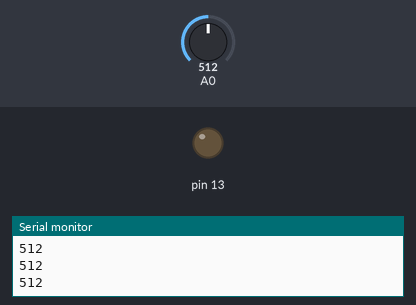
Recording of a sketch running on a simulated Arduino Uno, built with avr-gcc and run on an emulated ATmega328P. Parts: output pins drawn as LEDs (lit = HIGH), the last lines printed to the serial monitor. The test bench sets the inputs (shaded band); at power-on: A0 = 512.

Above: at 1.3 s.
1.4 s: A0 set to 55
2.9 s: A0 set to 45
At 4.2 s:
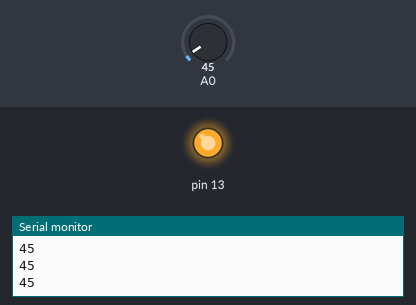
4.5 s: A0 set to 122
At 5.6 s:
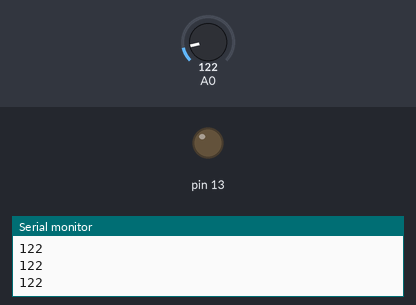
6.0 s: A0 set to 40
At 6.8 s:
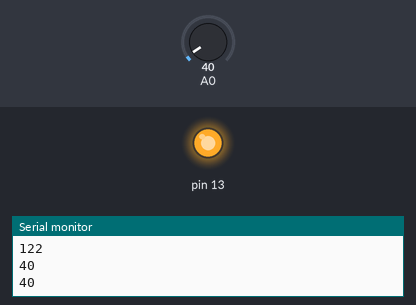
Timing chart, 0 to 8.5 s (numbered marks = the images above; inputs shaded):
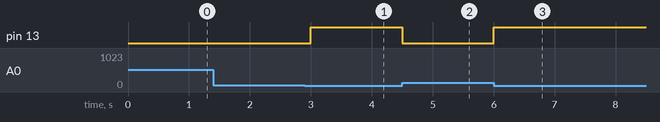

Measured:
- the behaviour switches between 50 and 49 on A0 (found by bisection; images 0 and 1)
- after the input at 2.9 s, pin 13: LOW → HIGH after 0.10 s
- after the input at 4.5 s, pin 13: HIGH → LOW at once
- after the input at 6.0 s, pin 13: LOW → HIGH at once

The sketch:

LDR.ino
```cpp
int threshold=50;

void setup() {
  // put your setup code here, to run once:
  Serial.begin(9600);
  pinMode(A0,INPUT);
  pinMode(13,OUTPUT);
}

void loop() {
  // put your main code here, to run repeatedly:
  int value = analogRead(A0);
  Serial.println(value);

  if(value<threshold){
    digitalWrite(13, HIGH);

  }else{


    digitalWrite(13, LOW);
  }

  delay(500);
}
```
